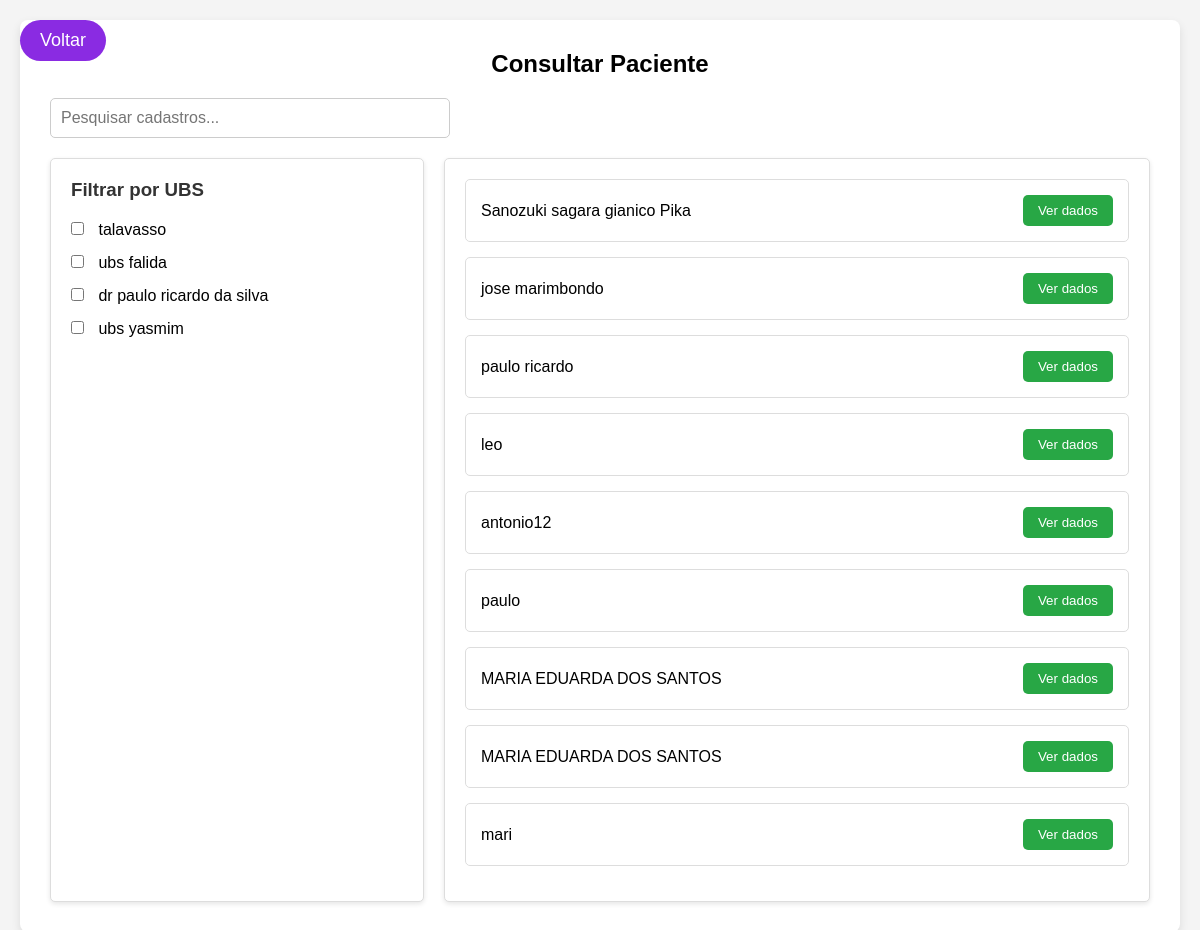
Screenshot of /consultar/consultar.php with the database file from the repository.
### tables this page shows
CREATE TABLE `ubs` (
  `ubs_id` int(5) NOT NULL,
  `ubs_nome` varchar(50) NOT NULL,
  `ubs_telefone` varchar(20) NOT NULL,
  `ubs_endereco` varchar(200) NOT NULL
);

CREATE TABLE `pacientes` (
  `pac_id` int(5) NOT NULL,
  `pac_nome` varchar(50) NOT NULL,
  `pac_cpf` varchar(11) NOT NULL,
  `pac_sus` varchar(15) NOT NULL,
  `pac_datanasc` date NOT NULL,
  `pac_celular` varchar(20) NOT NULL,
  `pac_telefone2` varchar(20) DEFAULT NULL,
  `pac_tel_recados` varchar(20) DEFAULT NULL,
  `pac_email` varchar(50) DEFAULT NULL,
  `pac_endereco` varchar(100) NOT NULL,
  `ubs_id` int(11) NOT NULL,
  `user_id` int(11) NOT NULL
);

### consultar/consultar.php (the view, shortened to what this page needs)
<?php
$host = "127.0.0.1";
$user = "root";
$password = "";
$dbname = "papanico";
$conn = new mysqli($host, $user, $password, $dbname);
$searchTerm = "";
$ubsQuery = "SELECT ubs_id, ubs_nome FROM ubs";
$ubsResult = $conn->query($ubsQuery);
$sql = "SELECT pac_id, pac_nome, ubs_id FROM pacientes WHERE pac_nome LIKE ?";
$stmt = $conn->prepare($sql);
$searchTermWithWildcard = "%$searchTerm%";
$params = [$searchTermWithWildcard];
$stmt->bind_param(str_repeat("s", count($params)), ...$params);
$stmt->execute();
$result = $stmt->get_result();
?>
<!DOCTYPE html>
<html lang="pt-BR">
<head>
  <link rel="stylesheet" href="consultar.css">
</head>
<body>
<body>
</body>
  <button class="botao-voltar" onclick="window.location.href='./../index.php';">Voltar</button>
  <div class="container">
    <h1>Consultar Paciente</h1>
    <div class="barra-pesquisa">
      <input type="text" id="searchInput" placeholder="Pesquisar cadastros...">
    </div>
    <div class="conteudo">
      <div class="secao-filtros">
        <h3>Filtrar por UBS</h3>
        <ul>
          <?php if ($ubsResult->num_rows > 0): ?>
            <?php while ($ubs = $ubsResult->fetch_assoc()): ?>
              <li>
                <input type="checkbox" class="ubs-filter" data-ubs="<?php echo $ubs['ubs_id']; ?>" id="ubs<?php echo $ubs['ubs_id']; ?>">
                <label for="ubs<?php echo $ubs['ubs_id']; ?>"><?php echo htmlspecialchars($ubs['ubs_nome']); ?></label>
              </li>
            <?php endwhile; ?>
          <?php else: ?>
            <li>Nenhuma UBS encontrada.</li>
          <?php endif; ?>
        </ul>
      </div>
      <div class="secao-lista" id="patientList">
        <?php if ($result->num_rows > 0): ?>
          <?php while ($row = $result->fetch_assoc()): ?>
            <div class="item-lista">
            <p><?php echo htmlspecialchars($row['pac_nome']); ?></p>
            <button class="botao-ver" onclick="window.location.href='../exameConsulta/exameConsulta.php?pac_id=<?php echo $row['pac_id']; ?>'">Ver dados</button>
          </div>
          <?php endwhile; ?>
        <?php else: ?>
          <p>Nenhum paciente encontrado.</p>
        <?php endif; ?>
      </div>
    </div>
  </div>
</body>
</html>

### consultar/consultar.css (style rules this page uses)
* { margin: 0; padding: 0; box-sizing: border-box; }
body { font-family: Arial, sans-serif; background-color: #f4f4f4; display: flex; justify-content: center; align-items: flex-start; min-height: 100vh; padding: 20px; margin: 0; }
.container { width: 100%; max-width: 1200px; background-color: #fff; padding: 30px; border-radius: 8px; box-shadow: 0 4px 10px rgba(0, 0, 0, 0.1); display: flex; flex-direction: column; justify-content: flex-start; align-items: center; }
h1 { font-size: 24px; text-align: center; margin-bottom: 20px; }
.botao-voltar { font-size: 18px; color: #fff; background-color: #8A2BE2; padding: 10px 20px; border-radius: 50px; border: none; text-decoration: none; cursor: pointer; transition: background-color 0.3s; position: absolute; top: 20px; left: 20px; }
.barra-pesquisa { margin-bottom: 20px; display: flex; justify-content: flex-start; align-items: center; width: 100%; }
.barra-pesquisa input { width: 100%; max-width: 400px; padding: 10px; border: 1px solid #ccc; border-radius: 5px; font-size: 16px; }
.conteudo { display: flex; flex-wrap: wrap; gap: 20px; justify-content: space-between; width: 100%; }
.secao-lista { flex: 2; min-width: 300px; background-color: #fff; border: 1px solid #ddd; border-radius: 5px; padding: 20px; box-shadow: 0 2px 5px rgba(0, 0, 0, 0.1); max-height: calc(100vh - 180px); overflow-y: auto; }
.item-lista { background-color: #fff; border: 1px solid #ddd; border-radius: 5px; padding: 15px; margin-bottom: 15px; display: flex; justify-content: space-between; align-items: center; }
.item-lista p { margin: 0; }
.botao-ver { background-color: #28a745; color: white; border: none; padding: 8px 15px; border-radius: 5px; cursor: pointer; }
.secao-filtros { flex: 1; min-width: 250px; background-color: #fff; border: 1px solid #ddd; border-radius: 5px; padding: 20px; box-shadow: 0 2px 5px rgba(0, 0, 0, 0.1); }
.secao-filtros h3 { margin-top: 0; margin-bottom: 20px; color: #333; }
.secao-filtros ul { list-style: none; padding: 0; }
.secao-filtros li { margin-bottom: 15px; }
.secao-filtros input { margin-right: 10px; }

### rows the page displays
ubs: ubs_nome "talavasso"
ubs: ubs_nome "ubs falida"
ubs: ubs_nome "dr paulo ricardo da silva"
ubs: ubs_nome "ubs yasmim"
pacientes: pac_nome "Sanozuki sagara gianico Pika"
pacientes: pac_nome "jose marimbondo"
pacientes: pac_nome "paulo ricardo"
pacientes: pac_nome "leo"
pacientes: pac_nome "antonio12"
pacientes: pac_nome "paulo"
pacientes: pac_nome "MARIA EDUARDA DOS SANTOS"
pacientes: pac_nome "MARIA EDUARDA DOS SANTOS"
pacientes: pac_nome "mari"
